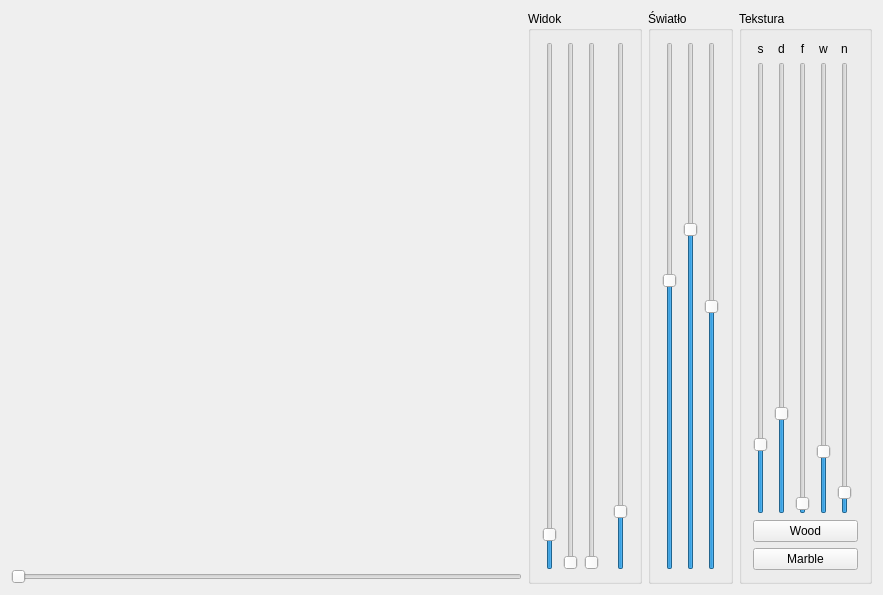
<?xml version="1.0" encoding="UTF-8"?>
<ui version="4.0">
 <class>MainWindow</class>
 <widget class="QMainWindow" name="MainWindow">
  <property name="geometry">
   <rect>
    <x>0</x>
    <y>0</y>
    <width>883</width>
    <height>595</height>
   </rect>
  </property>
  <property name="windowTitle">
   <string>MainWindow</string>
  </property>
  <widget class="QWidget" name="centralWidget">
   <layout class="QGridLayout" name="gridLayout">
    <item row="1" column="0">
     <widget class="QSlider" name="horizontalSlider_Slider">
      <property name="maximum">
       <number>10000</number>
      </property>
      <property name="orientation">
       <enum>Qt::Horizontal</enum>
      </property>
     </widget>
    </item>
    <item row="0" column="0">
     <widget class="WidgetOpenGL" name="widgetOpenGL" native="true">
      <property name="minimumSize">
       <size>
        <width>200</width>
        <height>200</height>
       </size>
      </property>
     </widget>
    </item>
    <item row="0" column="5" rowspan="2">
     <widget class="QGroupBox" name="groupBoxView">
      <property name="sizePolicy">
       <sizepolicy hsizetype="Maximum" vsizetype="Preferred">
        <horstretch>0</horstretch>
        <verstretch>0</verstretch>
       </sizepolicy>
      </property>
      <property name="title">
       <string>Widok</string>
      </property>
      <layout class="QHBoxLayout" name="horizontalLayout">
       <item>
        <widget class="QSlider" name="verticalSliderRotX">
         <property name="maximum">
          <number>3600</number>
         </property>
         <property name="value">
          <number>200</number>
         </property>
         <property name="orientation">
          <enum>Qt::Vertical</enum>
         </property>
        </widget>
       </item>
       <item>
        <widget class="QSlider" name="verticalSliderRotZ">
         <property name="maximum">
          <number>3600</number>
         </property>
         <property name="orientation">
          <enum>Qt::Vertical</enum>
         </property>
        </widget>
       </item>
       <item>
        <widget class="QSlider" name="verticalSliderRotY">
         <property name="maximum">
          <number>3600</number>
         </property>
         <property name="orientation">
          <enum>Qt::Vertical</enum>
         </property>
        </widget>
       </item>
       <item>
        <spacer name="horizontalSpacer">
         <property name="orientation">
          <enum>Qt::Horizontal</enum>
         </property>
         <property name="sizeType">
          <enum>QSizePolicy::Fixed</enum>
         </property>
         <property name="sizeHint" stdset="0">
          <size>
           <width>8</width>
           <height>20</height>
          </size>
         </property>
        </spacer>
       </item>
       <item>
        <widget class="QSlider" name="verticalSliderZoom">
         <property name="maximum">
          <number>1000</number>
         </property>
         <property name="value">
          <number>100</number>
         </property>
         <property name="orientation">
          <enum>Qt::Vertical</enum>
         </property>
        </widget>
       </item>
      </layout>
     </widget>
    </item>
    <item row="0" column="6" rowspan="2">
     <widget class="QGroupBox" name="groupBoxLight">
      <property name="sizePolicy">
       <sizepolicy hsizetype="Maximum" vsizetype="Preferred">
        <horstretch>0</horstretch>
        <verstretch>0</verstretch>
       </sizepolicy>
      </property>
      <property name="title">
       <string>Światło</string>
      </property>
      <layout class="QHBoxLayout" name="horizontalLayout_2">
       <item>
        <widget class="QSlider" name="verticalSliderLightX">
         <property name="minimum">
          <number>-100</number>
         </property>
         <property name="maximum">
          <number>100</number>
         </property>
         <property name="value">
          <number>10</number>
         </property>
         <property name="orientation">
          <enum>Qt::Vertical</enum>
         </property>
        </widget>
       </item>
       <item>
        <widget class="QSlider" name="verticalSliderLightY">
         <property name="minimum">
          <number>-100</number>
         </property>
         <property name="maximum">
          <number>100</number>
         </property>
         <property name="value">
          <number>30</number>
         </property>
         <property name="orientation">
          <enum>Qt::Vertical</enum>
         </property>
        </widget>
       </item>
       <item>
        <widget class="QSlider" name="verticalSliderLightZ">
         <property name="minimum">
          <number>-100</number>
         </property>
         <property name="maximum">
          <number>100</number>
         </property>
         <property name="orientation">
          <enum>Qt::Vertical</enum>
         </property>
        </widget>
       </item>
      </layout>
     </widget>
    </item>
    <item row="0" column="7" rowspan="2">
     <widget class="QGroupBox" name="groupBoxTex">
      <property name="title">
       <string>Tekstura</string>
      </property>
      <layout class="QGridLayout" name="gridLayout_2">
       <item row="0" column="0">
        <widget class="QLabel" name="label">
         <property name="text">
          <string>s</string>
         </property>
         <property name="alignment">
          <set>Qt::AlignCenter</set>
         </property>
        </widget>
       </item>
       <item row="0" column="1">
        <widget class="QLabel" name="label_2">
         <property name="text">
          <string>d</string>
         </property>
         <property name="alignment">
          <set>Qt::AlignCenter</set>
         </property>
        </widget>
       </item>
       <item row="0" column="2">
        <widget class="QLabel" name="label_3">
         <property name="text">
          <string>f</string>
         </property>
         <property name="alignment">
          <set>Qt::AlignCenter</set>
         </property>
        </widget>
       </item>
       <item row="1" column="2">
        <widget class="QSlider" name="verticalSliderTexNoiseFactor">
         <property name="minimum">
          <number>1</number>
         </property>
         <property name="maximum">
          <number>500</number>
         </property>
         <property name="value">
          <number>4</number>
         </property>
         <property name="orientation">
          <enum>Qt::Vertical</enum>
         </property>
        </widget>
       </item>
       <item row="2" column="0" colspan="6">
        <widget class="QPushButton" name="pushButtonWood">
         <property name="text">
          <string>Wood</string>
         </property>
        </widget>
       </item>
       <item row="1" column="0">
        <widget class="QSlider" name="verticalSliderTexSize">
         <property name="minimum">
          <number>0</number>
         </property>
         <property name="maximum">
          <number>1000</number>
         </property>
         <property name="value">
          <number>143</number>
         </property>
         <property name="orientation">
          <enum>Qt::Vertical</enum>
         </property>
        </widget>
       </item>
       <item row="1" column="1">
        <widget class="QSlider" name="verticalSliderTexNoiseDens">
         <property name="minimum">
          <number>1</number>
         </property>
         <property name="maximum">
          <number>160</number>
         </property>
         <property name="value">
          <number>35</number>
         </property>
         <property name="orientation">
          <enum>Qt::Vertical</enum>
         </property>
        </widget>
       </item>
       <item row="1" column="4">
        <widget class="QSlider" name="verticalSliderTexPow">
         <property name="minimum">
          <number>1</number>
         </property>
         <property name="maximum">
          <number>500</number>
         </property>
         <property name="value">
          <number>17</number>
         </property>
         <property name="orientation">
          <enum>Qt::Vertical</enum>
         </property>
        </widget>
       </item>
       <item row="3" column="0" colspan="6">
        <widget class="QPushButton" name="pushButtonMarble">
         <property name="text">
          <string>Marble</string>
         </property>
        </widget>
       </item>
       <item row="1" column="3">
        <widget class="QSlider" name="verticalSliderTexNoiseFractal">
         <property name="maximum">
          <number>8</number>
         </property>
         <property name="value">
          <number>1</number>
         </property>
         <property name="orientation">
          <enum>Qt::Vertical</enum>
         </property>
        </widget>
       </item>
       <item row="0" column="3">
        <widget class="QLabel" name="label_4">
         <property name="text">
          <string>w</string>
         </property>
         <property name="alignment">
          <set>Qt::AlignCenter</set>
         </property>
        </widget>
       </item>
       <item row="0" column="4">
        <widget class="QLabel" name="label_5">
         <property name="text">
          <string>n</string>
         </property>
         <property name="alignment">
          <set>Qt::AlignCenter</set>
         </property>
        </widget>
       </item>
      </layout>
     </widget>
    </item>
   </layout>
  </widget>
 </widget>
 <layoutdefault spacing="6" margin="11"/>
 <customwidgets>
  <customwidget>
   <class>WidgetOpenGL</class>
   <extends>QWidget</extends>
   <header location="global">widgetopengl.h</header>
   <container>1</container>
   <slots>
    <slot>v_transform()</slot>
   </slots>
  </customwidget>
 </customwidgets>
 <resources/>
 <connections/>
</ui>
